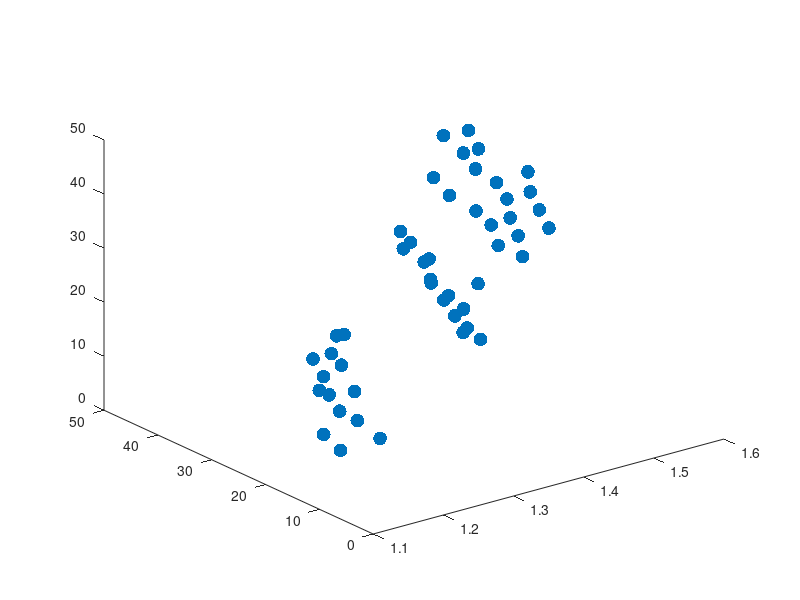

MATLAB code to generate this figure: (Note: this script raises an error after producing the figure.)
clc

clear

clf

% High Salinity Resolution Trials
hs_waterMass = [81.1 55.4 55.6 69.1 38.0 56.6 58.4 60.6 89.7]; % [mL]
hs_saltMass = [0.8 0.8 1.0 1.6 1.0 1.9 2.0 2.3 3.8]; % [g]
hs_temp = 21.5 * ones(size(hs_waterMass)); % [C]
hs_vout = [1.86 1.98 2.04 2.10 2.11 2.13 2.12 2.15 2.18]; % [V]
hs_vin = [2.20 2.18 2.17 2.15 2.15 2.15 2.14 2.14 2.14]; % [V]

hs_salinity = 1000 * hs_saltMass ./ (hs_saltMass + hs_waterMass); % [ppt]
hs_gain = hs_vout ./ hs_vin;

% High Temp Resolution Trials
ht_waterMass = [81.1 81.1 81.1 81.1 81.1 56.6 56.6 56.6 56.6 89.7 89.7 89.7 89.7]; % [mL]
ht_saltMass = [0.8 0.8 0.8 0.8 0.8 1.9 1.9 1.9 1.9 3.8 3.8 3.8 3.8]; % [g]
ht_temp = [26.8 26.1 39.3 35.3 31.7 41.8 36.2 30.4 25.8 40.2 34.8 29.6 25.6]; % [C]
ht_vout = [1.88 1.75 2.04 1.98 1.96 2.23 2.20 2.19 2.17 2.27 2.23 2.40 2.23]; % [V]
ht_vin  = [1.53 1.52 1.50 1.51 1.51 1.48 1.48 1.48 1.48 1.47 1.47 1.47 1.47]; % [V]
% there were outliers in the 2nd and 12th entries... removing them here
err1 = 2;
err2 = 11;
ht_waterMass(err1) = [];
ht_waterMass(err2) = [];
ht_saltMass(err1) = [];
ht_saltMass(err2) = [];
ht_temp(err1) = [];
ht_temp(err2) = [];
ht_vout(err1) = [];
ht_vout(err2) = [];
ht_vin(err1) = [];
ht_vin(err2) = [];

ht_salinity = 1000 * ht_saltMass ./ (ht_saltMass + ht_waterMass); % [ppt]
ht_gain = ht_vout ./ ht_vin;

% Low temp resolution trials
lt_waterMass = [81.1 81.1 81.1 56.6 56.6 56.6 89.7 89.7 89.7]; % [mL]
lt_saltMass = [0.8 0.8 0.8 1.9 1.9 1.9 3.8 3.8 3.8]; % [g]
lt_temp = [10.4 16.5 24.1 11.8 15.6 20.1 9.8 15.1 20.3]; % [C]
lt_vout = [1.82 1.83 1.90 2.01 2.12 2.12 2.11 2.15 2.19]; % [V]
lt_vin = [1.53 1.52 1.51 1.50 1.48 1.48 1.48 1.48 1.48]; % [V]

lt_salinity = 1000 * lt_saltMass ./ (lt_saltMass + lt_waterMass); % [ppt]
lt_gain = lt_vout ./ lt_vin;

% more low temp resolution trials
x_waterMass = [38.0 38.0 38.0 38.0 38.0 38.0 38.0 69.1 69.1 69.1 69.1 69.1 69.1 69.1 89.7 89.7 89.7 89.7 89.7 89.7 89.7 81.1 81.1 81.1 81.1 81.1 81.1 81.1];
x_saltMass = [1.0 1.0 1.0 1.0 1.0 1.0 1.0 1.6 1.6 1.6 1.6 1.6 1.6 1.6 3.8 3.8 3.8 3.8 3.8 3.8 3.8 0.8 0.8 0.8 0.8 0.8 0.8 0.8];
x_temp = [9.8 14.6 19.4 24.6 30.4 35.2 39.8 11.0 14.8 19.9 24.3 29.7 35.0 40.5 10 15.1 20.1 25.0 29.9 34.8 40.6 10.1 15.3 20.1 25.0 30.0 35.2 39.5];
x_vout =[1.955 1.987 2.016 2.042 2.088 2.097 2.139 1.994 2.008 2.053 2.070 2.092 2.142 2.162 2.075 2.094 2.147 2.188 2.182 2.212 2.225 1.735 1.758 1.835 1.867 1.908 1.938 2.021];
x_vin = [1.500 1.496 1.494 1.489 1.485 1.484 1.481 1.491 1.490 1.486 1.485 1.484 1.479 1.477 1.500 1.484 1.486 1.491 1.479 1.479 1.472 1.534 1.533 1.521 1.519 1.515 1.509 1.496];
x_salinity = 1000 * x_saltMass ./ (x_saltMass + x_waterMass);
x_gain = x_vout ./ x_vin;

salinity = [ht_salinity lt_salinity x_salinity];
temp = [ht_temp lt_temp x_temp];
gain = [ht_gain lt_gain x_gain];




% griddata fit
figure(1)
clf
hold on
view(3)
scatter3(gain, temp, salinity, 'filled', 'SizeData', 100)
[X, Y] = meshgrid(linspace(min(gain), max(gain), 100), linspace(min(temp), max(temp), 100));
Z = griddata(gain, temp, salinity, X, Y, "cubic");
surf(X, Y, Z);
title("grid data fit")
xlabel("Gain")
ylabel("Temp [C]")
zlabel("Salinity [ppt]")
hold off

%trying to do polynomial fit here
% 2nd/3rd degree

figure(2)
clf
subplot(1, 2, 1);
hold on
view(3)
scatter3(gain, temp, salinity, 'filled', 'SizeData', 100);
[x,y,z] = meshgrid(linspace(min(gain), max(gain), 100), linspace(min(temp), max(temp), 100), linspace(min(salinity), max(salinity), 100));
[Zpoly23, gof23] = fit([gain' temp'], salinity', 'poly23')
plot(Zpoly23);
hold off
title("poly23 fit")
xlabel("Gain")
ylabel("Temp [C]")
zlabel("Salinity [ppt]")


% 3rd/4th degree
subplot(1, 2, 2);
hold on
view(3)
scatter3(gain, temp, salinity, 'filled', 'SizeData', 100);
[x,y,z] = meshgrid(linspace(min(gain), max(gain), 100), linspace(min(temp), max(temp), 100), linspace(min(salinity), max(salinity), 100));
[Zpoly34, gof34] = fit([gain' temp'], salinity', 'poly34')
plot(Zpoly34);
title("poly34 fit")
xlabel("Gain")
ylabel("Temp [C]")
zlabel("Salinity [ppt]")
hold off

save('salinityfits', 'Zpoly23', 'Zpoly34');
